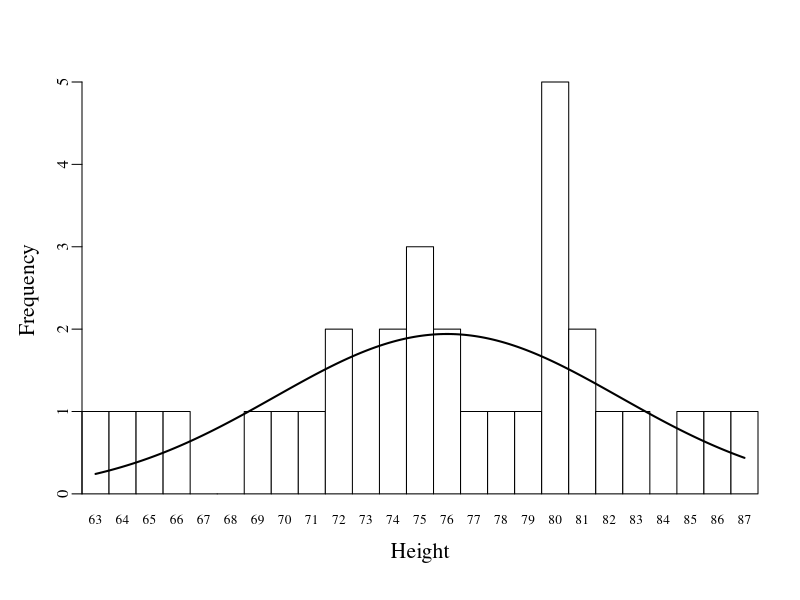
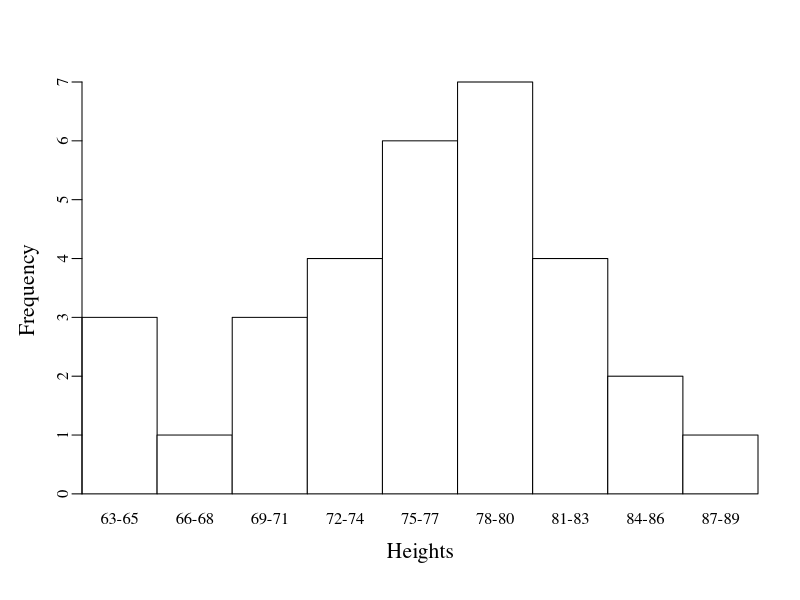
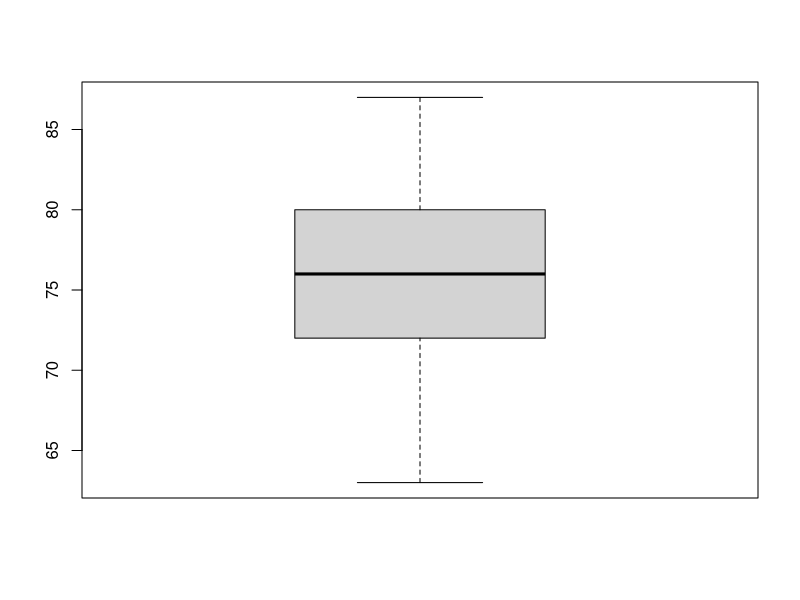

Generate these figures, in order, with R:
## ---- chunk 1
# These are the libraries you will need. You do not need to do anything here.
library(datasets)
library(knitr)

## ---- chunk 2
# This will put the relevant data into a variable for you. You do not need to do anything to it.
Assignment1_Data = trees$Height

## ---- chunk 3
# Put the variable below into the relevant functions to accomplish your task.
mean(Assignment1_Data)
var(Assignment1_Data)
sd(Assignment1_Data)


## ---- chunk 4

# Leave these two lines alone, they will give you the pieces for your table.
all_heights = min(trees$Height):max(trees$Height)
height = factor(trees$Height, levels = all_heights)


freq = as.numeric(table(height))

# Uncomment the four lines below and replace the ### below with the corect pieces. You should look at the first lab for these.

freq_total = sum(freq)

rel_freq = (freq) / (freq_total)

cumu_f = cumsum(freq)

cumu_pct = (cumu_f) / (freq_total) * 100




#####################################################
##### Uncomment the section to build the table.

tab = data.frame(
  Height = all_heights,
  f = freq,
  `Relative f` = round(rel_freq, 2),
  `Cumulative f` = cumu_f,
  `Cumulative %` = round(cumu_pct),
  check.names = FALSE
)

tab = rbind(tab, data.frame(
  Height = "Total",
  f = freq_total,
  `Relative f` = "",
  `Cumulative f` = "",
  `Cumulative %` = "",
  check.names = FALSE
))


#####################################################
##### Uncomment the next line to print the frequency distribution table.

kable(tab, row.names = FALSE)


## ---- chunk 5
#| fig-width: 7.5
#| fig-height: 4.5
#| fig-dpi: 300

#####################################################
##### Uncomment the next section to draw the frequency distribution graph.


par(family = "serif")

# Force every integer from min to max Height to appear
all_heights = min(Assignment1_Data):max(Assignment1_Data)
htab = table(factor(Assignment1_Data, levels = all_heights))
x_vals = as.numeric(names(htab))
y_freq = as.numeric(htab)

# Create the barplot (now with correct spacing)
bp = barplot(y_freq,
             space = 0,
             col = "white",
             ylab = "Frequency",
             xlab = "Height",
             cex.lab = 1.3,
             main = "",
             cex.names = 0.8,
             cex.axis = 1,
             yaxs = "i",
             xaxs = "i",
             mgp = c(2.2, 0.5, 0),
             names.arg = x_vals)


#####################################################
##### Uncomment the next section to add a normal curve.

mu = mean(Assignment1_Data)
sigma = sd(Assignment1_Data)
n = length(Assignment1_Data)
fine_x = seq(min(x_vals), max(x_vals), length.out = 300)
dens_fine = dnorm(fine_x, mean = mu, sd = sigma) * n
fine_bp = approx(x = x_vals, y = bp, xout = fine_x)$y
lines(fine_bp, dens_fine, col = "black", lwd = 2)


par(family = "")
## ---- chunk 6
#| fig-width: 7.5
#| fig-height: 4.5
#| fig-dpi: 300

#####################################################
##### Uncomment the next section to draw the histogram.


par(family = "serif")

breaks = seq(from = min(Assignment1_Data),
             to   = max(Assignment1_Data) + 3,
             by   = 3)

labels = paste0(breaks[-length(breaks)], "-", breaks[-1] - 1)

A1_Data_Binned = cut(Assignment1_Data,
                     breaks = breaks,
                     labels = labels,
                     include.lowest = TRUE,
                     right = FALSE)

bp = barplot(table(A1_Data_Binned),
             space = 0,
             col = "white",
             ylab = "Frequency",
             xlab = "Heights",
             cex.lab = 1.3,
             main = "",
             cex.names = 1,
             cex.axis = 1,
             yaxs = "i",
             xaxs = "i",
             mgp = c(2.2, 0.5, 0)
)

par(family = "")


## ---- chunk 7
#| fig-width: 2.5
#| fig-height: 4.5
#| fig-dpi: 300

# Put your variable into the correct function to draw the boxplot.
boxplot(Assignment1_Data)
